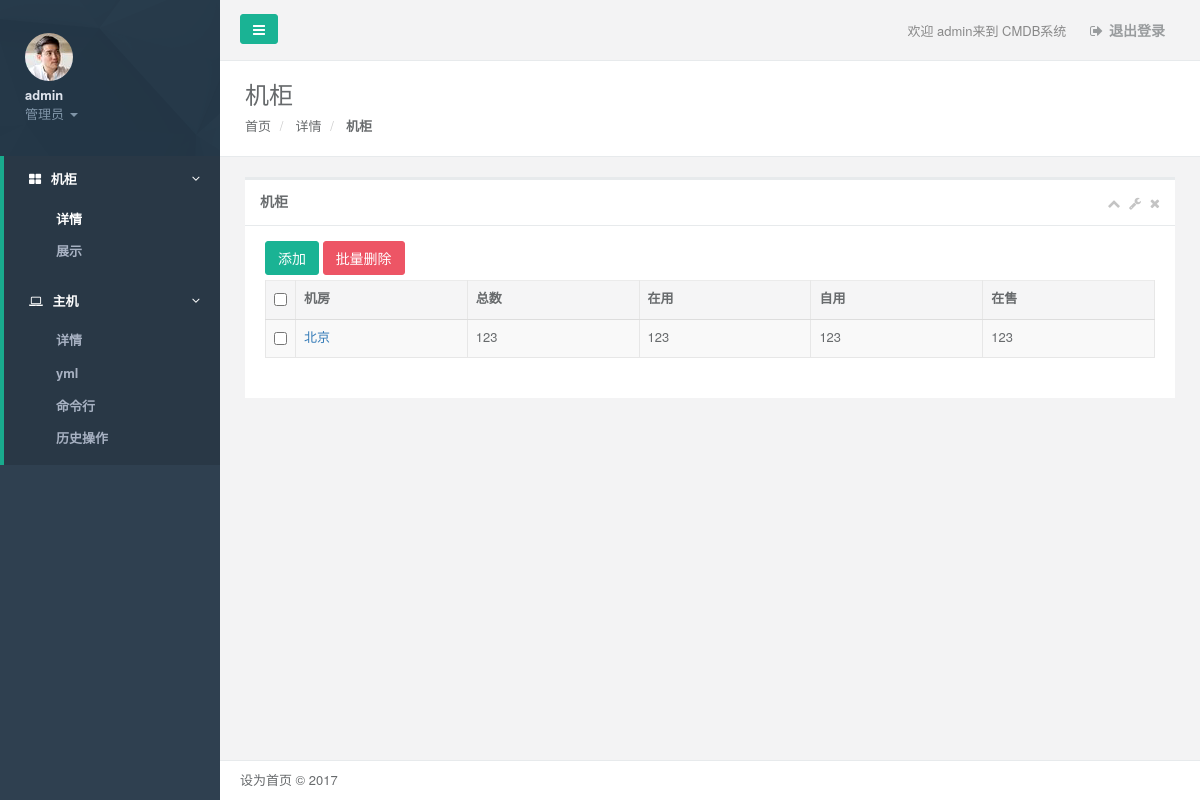
The page /jigui/ (signed in) on the database as committed earlier.
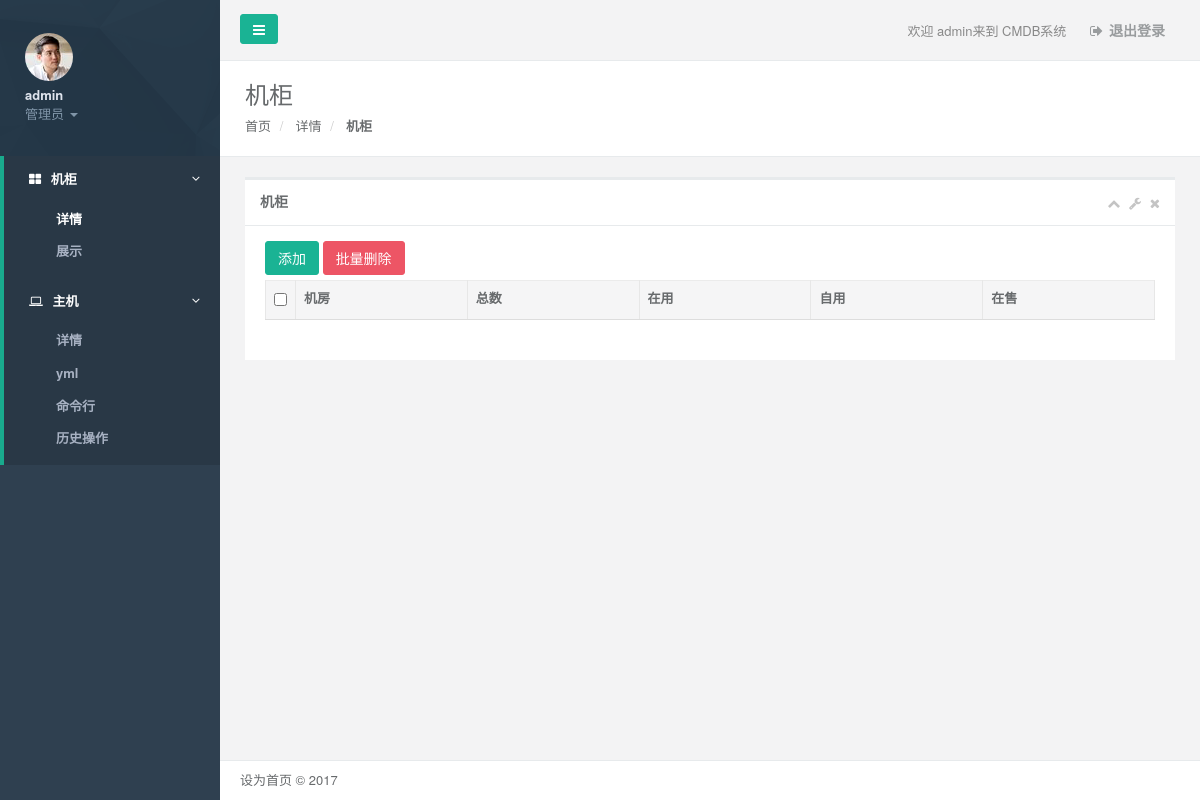
The same page on the database as committed later.
### jigui/models.py (models this page shows, shortened)
class JiguiInfo(models.Model):
    name = models.CharField(max_length=64, verbose_name='名字')
    jq = models.CharField(max_length=64,verbose_name='总数')
    zy = models.CharField(max_length=64,verbose_name='自用',null=True)
    ziy = models.CharField(max_length=64,verbose_name='在用',null=True)
    zs = models.CharField(max_length=64,verbose_name='自用',null=True)
    zb = models.CharField(max_length=64,verbose_name='在售',null=True)
    sh = models.CharField(max_length=64,verbose_name='整包',null=True)
    xz = models.CharField(max_length=64,verbose_name='闲置',null=True)
    d = models.ManyToManyField(to="dx",verbose_name='多选')
    yong = models.BooleanField(verbose_name='是否在用')
    ctime= models.DateTimeField(auto_now_add=True,null=True,verbose_name='创建时间')
    utime = models.DateTimeField(auto_now=True, null=True,verbose_name='更新时间')
    class  Meta:
        db_table ="JiguiInfo"
        verbose_name="机柜"
        verbose_name_plural = '机柜中心'

### jigui/views.py (the view)
# urls.py: url(r'^jigui/', include('jigui.urls')),
@login_required(login_url="/login.html",)
def jigui(request):  ##首页
    jigui = models.JiguiInfo.objects.filter(id__gt=0)
    return render(request, 'jigui/jigui.html', {"jigui_list": jigui, })

### templates/jigui/jigui.html (shortened to what this page needs)
{% extends "base.html" %}
{% block page-content-title %} 机柜 {% endblock %}
{% block page-nav-tab %}
 <ol class="breadcrumb">
                    <li>
                        <a href="../index.html">首页</a>
                    </li>
                    <li>
                        <a>详情</a>
                    </li>
                    <li class="active">
                        <strong>机柜</strong></li>
</ol>
{% endblock %}
{% block page-content %}
<div class="wrapper wrapper-content animated fadeInRight">
            <div class="row">
                <div class="col-lg-12">
                    <div class="ibox float-e-margins">
                        <div class="ibox-title">
                            <h5>机柜         </h5>
                              <div class="ibox-tools">
                                <a class="collapse-links">
                                    <i class="fa fa-chevron-up"></i>
                                </a>
                                <a class="dropdown-toggle" data-toggle="dropdown" href="#">
                                    <i class="fa fa-wrench"></i>
                                </a>
                                <a class="close-link">
                                    <i class="fa fa-times"></i>
                                </a>
                            </div>
                        </div>
                        <div class="ibox-content">
                            <div class="table-responsive">
                            {% if    perms.jigui.add_jiguiinfo  %}
                <a type="button" class="btn btn-primary "   href="{%   url    'addx'   %}">
                添加 {% endif %}
            </a>
                            <a  class="btn btn-danger"    data-toggle="modal"
                                                    data-target="#myModa5"  >批量删除
                                            </a>
                         <form  id="del_form_jigui" class="form-horizontal"  >
                                <table class="table table-striped table-bordered table-hover dataTables-example">
                                    <thead>
                                    <tr>
                                        <th width="20"> <input  type="checkbox"    id="CheckedAll"></th>
                                        <th>机房</th>
                                        <th>总数</th>
                                        <th>在用</th>
                                        <th>自用</th>
                                        <th>在售</th>
                                    </tr>
                                    </thead>
                                    <tbody>
                                    {% for row  in jigui_list %}
                                        <tr class="gradeX">
                                            <td > <input   type="checkbox"    value="{{ row.id }}" name="id"   ></td>
                                            <td><a href="/jigui/xiangxi-{{ row.id }}.html">{{ row.name }}</a></td>
                                            <td>{{ row.jq }}</td>
                                            <td>{{ row.zy }}</td>
                                            <td>{{ row.ziy }}</td>
                                            <td>{{ row.zs }}</td>
                                        </tr>
                                    {% endfor %}
                                    </tbody>
                                </table>
                                </form>
                            </div>
                        </div>
                    </div>
                </div>
        </div>
 </div>
{% endblock %}

Rows that differ between the two databases and show on the page:
removed JiguiInfo: name "北京", jq "123", zy "123", ziy "123", zs "123"
